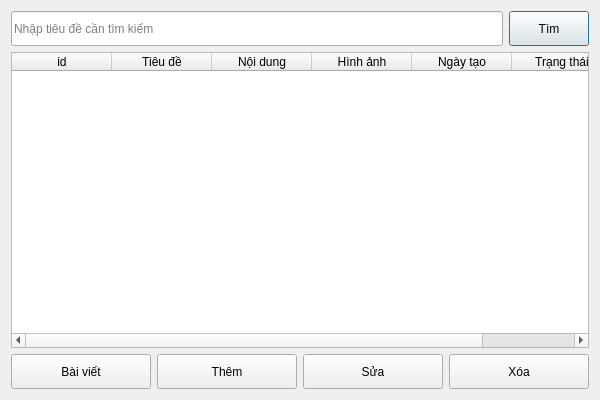
<?xml version="1.0" encoding="UTF-8"?>
<ui version="4.0">
 <class>DialogPost</class>
 <widget class="QDialog" name="DialogPost">
  <property name="geometry">
   <rect>
    <x>0</x>
    <y>0</y>
    <width>600</width>
    <height>400</height>
   </rect>
  </property>
  <property name="windowTitle">
   <string>Quản lý bài viết</string>
  </property>
  <layout class="QVBoxLayout" name="verticalLayout">
   <item>
    <layout class="QHBoxLayout" name="horizontalLayout">
     <item>
      <widget class="QLineEdit" name="lineEdit_search">
       <property name="minimumSize">
        <size>
         <width>0</width>
         <height>35</height>
        </size>
       </property>
       <property name="placeholderText">
        <string>Nhập tiêu đề cần tìm kiếm</string>
       </property>
      </widget>
     </item>
     <item>
      <widget class="QPushButton" name="pushButton_search">
       <property name="minimumSize">
        <size>
         <width>0</width>
         <height>35</height>
        </size>
       </property>
       <property name="text">
        <string>Tìm</string>
       </property>
      </widget>
     </item>
    </layout>
   </item>
   <item>
    <widget class="QTableWidget" name="tableWidgetPost">
     <property name="sizePolicy">
      <sizepolicy hsizetype="Expanding" vsizetype="Expanding">
       <horstretch>0</horstretch>
       <verstretch>0</verstretch>
      </sizepolicy>
     </property>
     <attribute name="horizontalHeaderDefaultSectionSize">
      <number>100</number>
     </attribute>
     <column>
      <property name="text">
       <string>id</string>
      </property>
     </column>
     <column>
      <property name="text">
       <string>Tiêu đề</string>
      </property>
     </column>
     <column>
      <property name="text">
       <string>Nội dung</string>
      </property>
     </column>
     <column>
      <property name="text">
       <string>Hình ảnh</string>
      </property>
     </column>
     <column>
      <property name="text">
       <string>Ngày tạo</string>
      </property>
     </column>
     <column>
      <property name="text">
       <string>Trạng thái</string>
      </property>
     </column>
    </widget>
   </item>
   <item>
    <layout class="QHBoxLayout" name="horizontalLayout_2">
     <item>
      <widget class="QToolButton" name="toolButton_get_list">
       <property name="sizePolicy">
        <sizepolicy hsizetype="Expanding" vsizetype="Fixed">
         <horstretch>0</horstretch>
         <verstretch>0</verstretch>
        </sizepolicy>
       </property>
       <property name="minimumSize">
        <size>
         <width>0</width>
         <height>35</height>
        </size>
       </property>
       <property name="text">
        <string>Bài viết</string>
       </property>
      </widget>
     </item>
     <item>
      <widget class="QToolButton" name="toolButton_add">
       <property name="sizePolicy">
        <sizepolicy hsizetype="Expanding" vsizetype="Fixed">
         <horstretch>0</horstretch>
         <verstretch>0</verstretch>
        </sizepolicy>
       </property>
       <property name="minimumSize">
        <size>
         <width>0</width>
         <height>35</height>
        </size>
       </property>
       <property name="text">
        <string>Thêm</string>
       </property>
      </widget>
     </item>
     <item>
      <widget class="QToolButton" name="toolButton_edit">
       <property name="sizePolicy">
        <sizepolicy hsizetype="Expanding" vsizetype="Fixed">
         <horstretch>0</horstretch>
         <verstretch>0</verstretch>
        </sizepolicy>
       </property>
       <property name="minimumSize">
        <size>
         <width>0</width>
         <height>35</height>
        </size>
       </property>
       <property name="text">
        <string>Sửa</string>
       </property>
      </widget>
     </item>
     <item>
      <widget class="QToolButton" name="toolButton_del">
       <property name="sizePolicy">
        <sizepolicy hsizetype="Expanding" vsizetype="Fixed">
         <horstretch>0</horstretch>
         <verstretch>0</verstretch>
        </sizepolicy>
       </property>
       <property name="minimumSize">
        <size>
         <width>0</width>
         <height>35</height>
        </size>
       </property>
       <property name="text">
        <string>Xóa</string>
       </property>
      </widget>
     </item>
    </layout>
   </item>
  </layout>
 </widget>
 <resources/>
 <connections/>
</ui>
